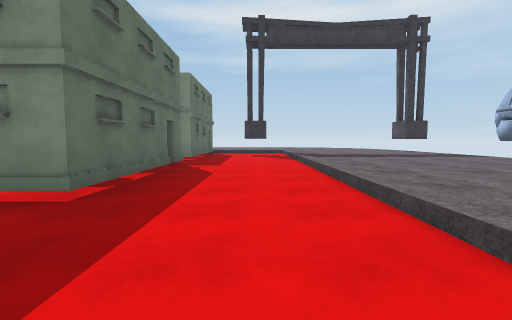
[1] (above)

24 first-person views from a walk through a 3-D level made in the Unity game engine. The camera is 1.2 m above the floor, tilts 4° down and sees 85° across. The floor is counted in squares, 2 m on a side. Each view is taken from the middle of a square. On the plan, view 1 faces up. The plan holds only what a view shows up to about 9 squares ahead; the rest is blank. The place goes on beyond the plan. The player character is not drawn. Surface patterns are stand-ins for the level's own textures.

[2]
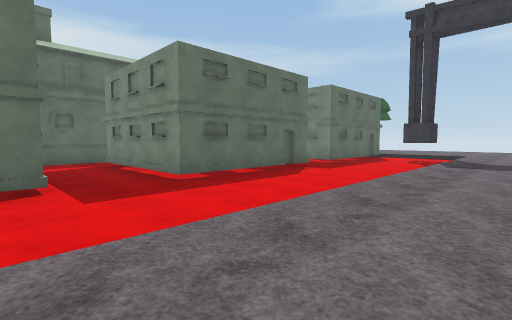

[3]
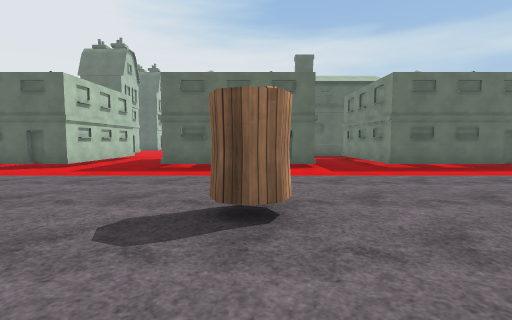

[4]
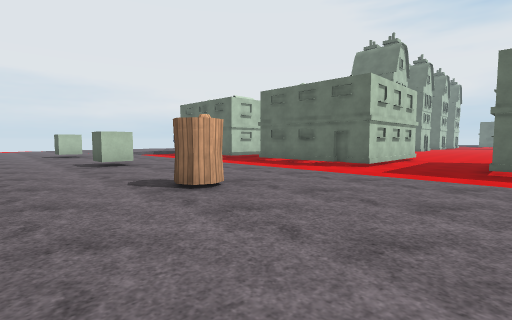

[5]
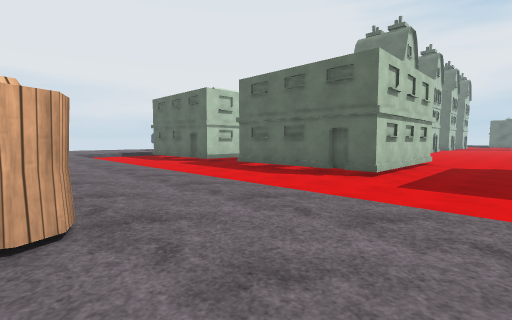

[6]
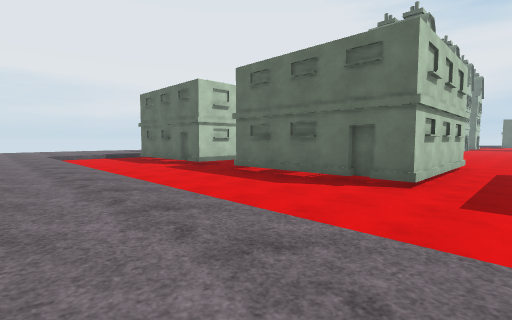

[7]
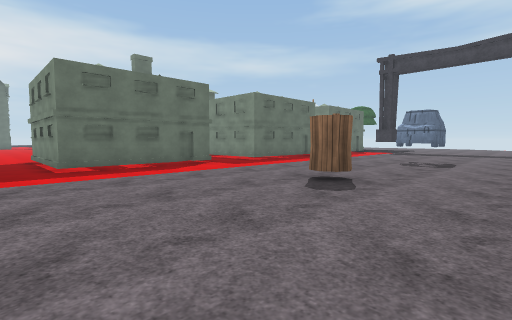

[8]
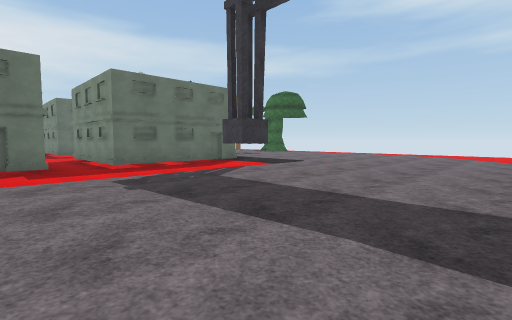

[9]
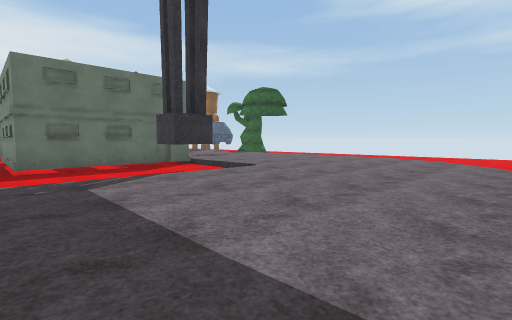

[10]
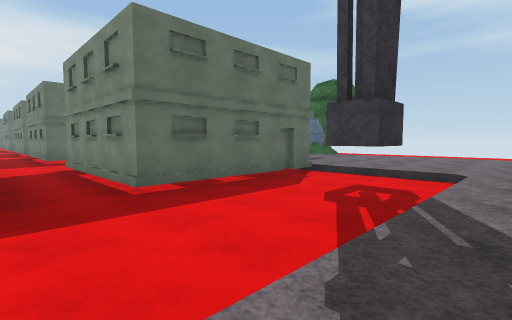

[11]
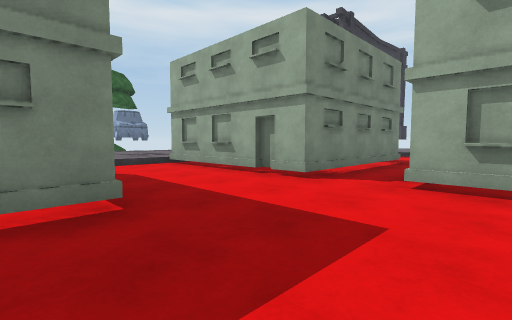

[12]
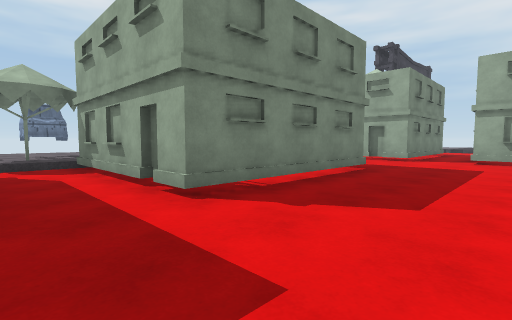

[13]
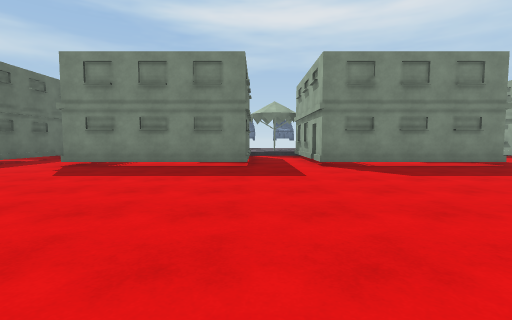

[14]
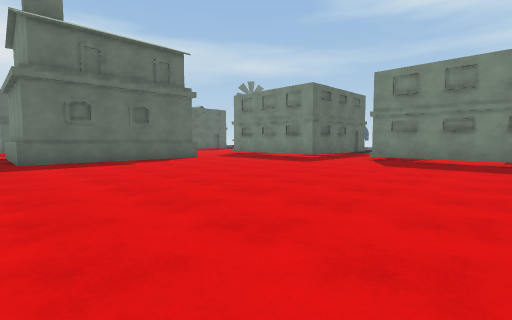

[15]
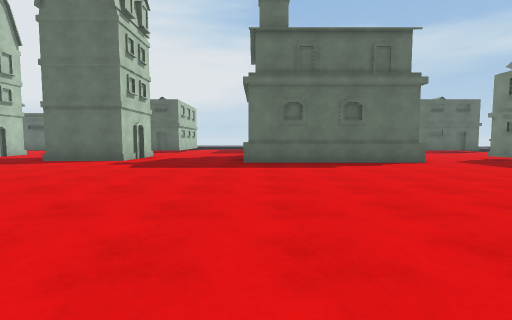

[16]
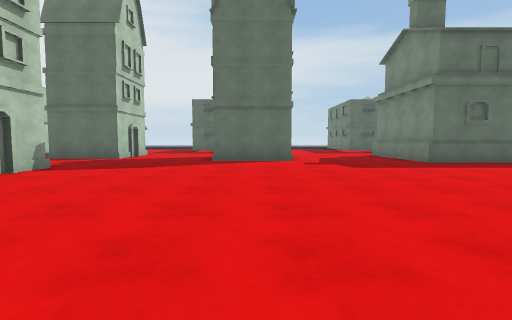

[17]
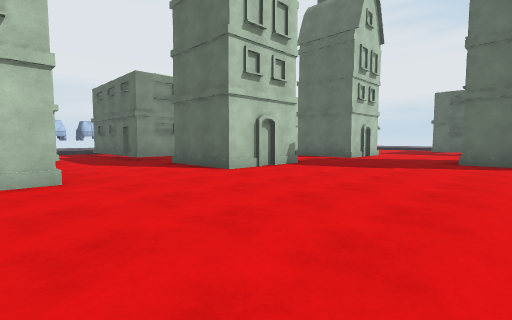

[18]
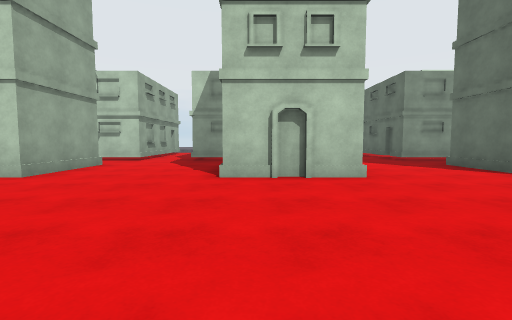

[19]
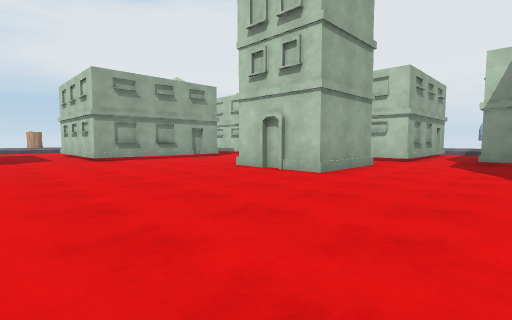

[20]
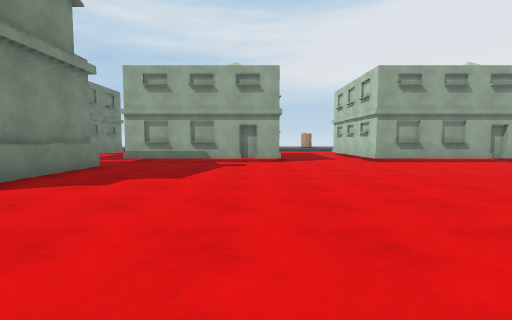

[21]
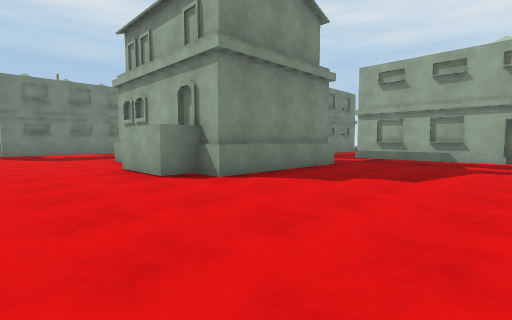

[22]
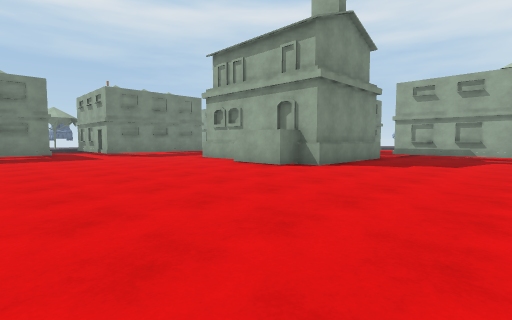

[23]
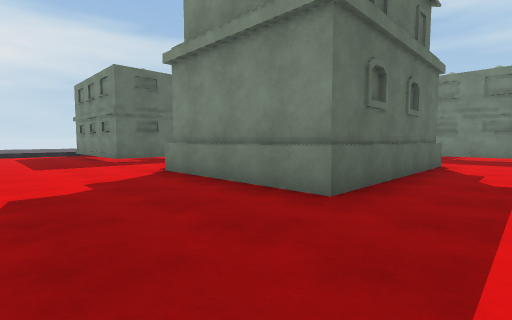

[24]
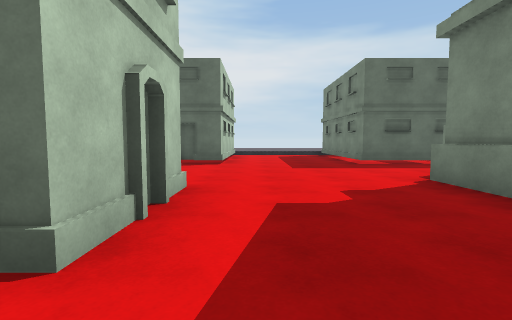

### Floor plan
Key: @ floor where view 1 was taken; # wall or solid block; . main floor; : floor 0.25 m higher than the main floor; / step, stairs or slope; H house; C car; B barrel.
Columns run from 34 left of view 1 to 6 right of it. Each row starts with its distance up from view 1.
 13          HH       H..#    ..#   #///::::
 12                    ..#    ..H   ..#/::::
 11             #      ..#    ..#   #.//:::::
 10            ##..    ..##  ...#   #../:::::
  9         ####H..###H..H###...##HH#../:::::
  8         ...  ....................../:::::
  7         ....................# H #../:::::
  6          ...................#   #../:::::
  5          #.............#    H   H../::::
  4          #.............#        #../::#::
  3    H H   #............H#   .##H##../::C::
  2    #.H  ##............H####......../:::::
  1  ###..###H.............H##H...H..../:::::
  0 ............................#   #.@/:::::
 -1 ................ ...........#   #../::B::
 -2  ............... ...........#   #../:::::
 -3  ###...##...................#   #../:::::
 -4    #.    .....................H..../:::::
 -5    H    H........................../:::::
 -6        .......................H..../::B::
 -7        .....................#   #../:::::
 -8         ....................#   #../:::::
 -9       HH...HHH...HH...HHH...#   #../:::::
-10         ..   H...  ...H     #   #../::#::
-11              ....H ....         .../:::::
-12              ....  H...         .../:::::
-13             ##..#  ##.##        #../::::
-14               ..     .#          ../::::

Positions as (right, up) in squares from view 1, and headings:
1: (0, 0), facing up
2: (3, 0), facing up-left
3: (6, -1), facing left
4: (6, -3), facing down-left
5: (4, -4), facing down-left
6: (3, -5), facing down-left
7: (6, -5), facing up-left
8: (6, 6), facing up-left
9: (6, 8), facing up-left
10: (2, 7), facing up-left
11: (-10, 6), facing up-right
12: (-15, 6), facing up-right
13: (-15, 2), facing up
14: (-16, 0), facing up-left
15: (-17, 1), facing left
16: (-17, -4), facing left
17: (-17, -4), facing down-left
18: (-16, -4), facing down
19: (-15, -4), facing down-right
20: (-14, -3), facing right
21: (-14, -3), facing up-right
22: (-17, -3), facing up-right
23: (-23, -2), facing up-left
24: (-24, -2), facing left
